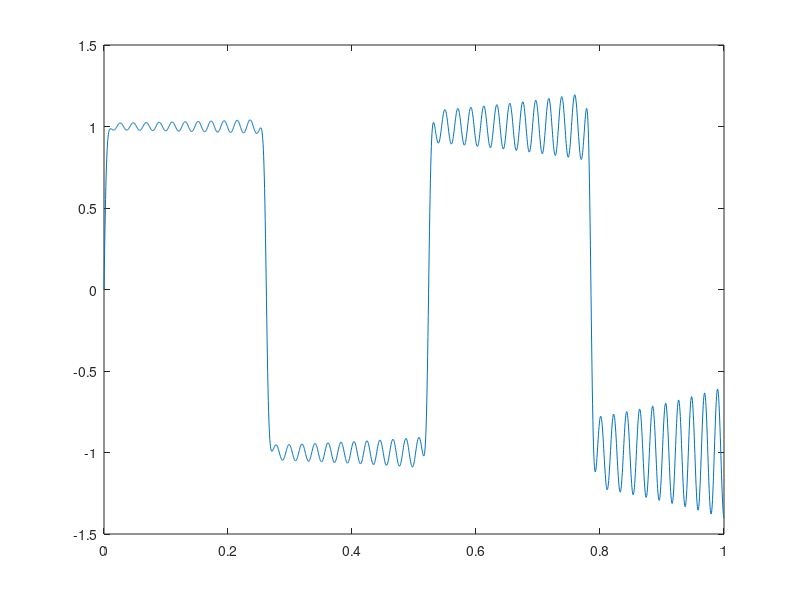

This figure's MATLAB source: (Note: this script raises an error after producing the figure.)
%
close all
clear all

%a
z=(0:1/2000:1);  %creem el vector z de 2000 punts, entre el valor 0 i 1
fz = tanh(20.*sin(12.*z))+0.02.*exp(3.*z).*sin(300.*z);   %apliquem la funció a evaluar per totes les z 
im=1;
figure(im)
plot(z,fz)


%b
e=[];
im=im+1;
%definim un  bucle on la n parteix de 100 i va sumant 100 cada iteració.
%Aquest bucle un interpolació de la funció entre els valors 0 i 1, mitjançant la fórmula baricèntrica dels nodes donats per la distribució de Chebychev.
%Finalment, se'n calcula l'error fent la diferència entre la funció
%avaluada en 2000 punts i la interpolada, i es representa en una gràfica logarítmica
for n=(100:100:1000)            
    z=(0:1/2000:1);
    j=(0:1:n);   v=cos(j*pi/n);   x=0.5*(1+v);
    fx = tanh(20.*sin(12.*x))+(2./100).*exp(3.*x).*sin(300.*x);
    [ff]=barifun(x',fx',z');
    fz=tanh(20.*sin(12.*z))+(2./100).*exp(3.*z).*sin(300.*z);
    e=[e abs(ff-fz')];
    semilogy(z,e)
end


%c
n=100;
%creem el vector nmin on acumulem les n 
nmin=[];
%definim un bucle sota la condició de que el màxim d'error ha de ser 10^-6
while max(abs(e))>10^-6
    %definim un condicional que fagi que la n augmenti de 50 en 50 quan sigui inferior a 1000, i de 1 en 1 quan sigui superior, ja que sabem que el nombre mínim és superior a 1000.
    if n<1000
        n=n+50;
    else
        n=n+1;
    end
    %repetim el càlcul de l'error com en l'apartat b 
    z=(0:1/2000:1);
    j=(0:1:n);   v=cos(j*pi/n);   x=0.5*(1+v);
    fx = tanh(20.*sin(12.*x))+(2./100).*exp(3.*x).*sin(300.*x);
    [ff]=barifun(x',fx',z');
    fz=tanh(20.*sin(12.*z))+(2./100).*exp(3.*z).*sin(300.*z);
    e=[e abs(ff-fz')];
    %ampliem el vector nmin amb la n de cada iteració
    nmin=[nmin n];
end
nombre_minim_de_nodes = nmin(end)




















